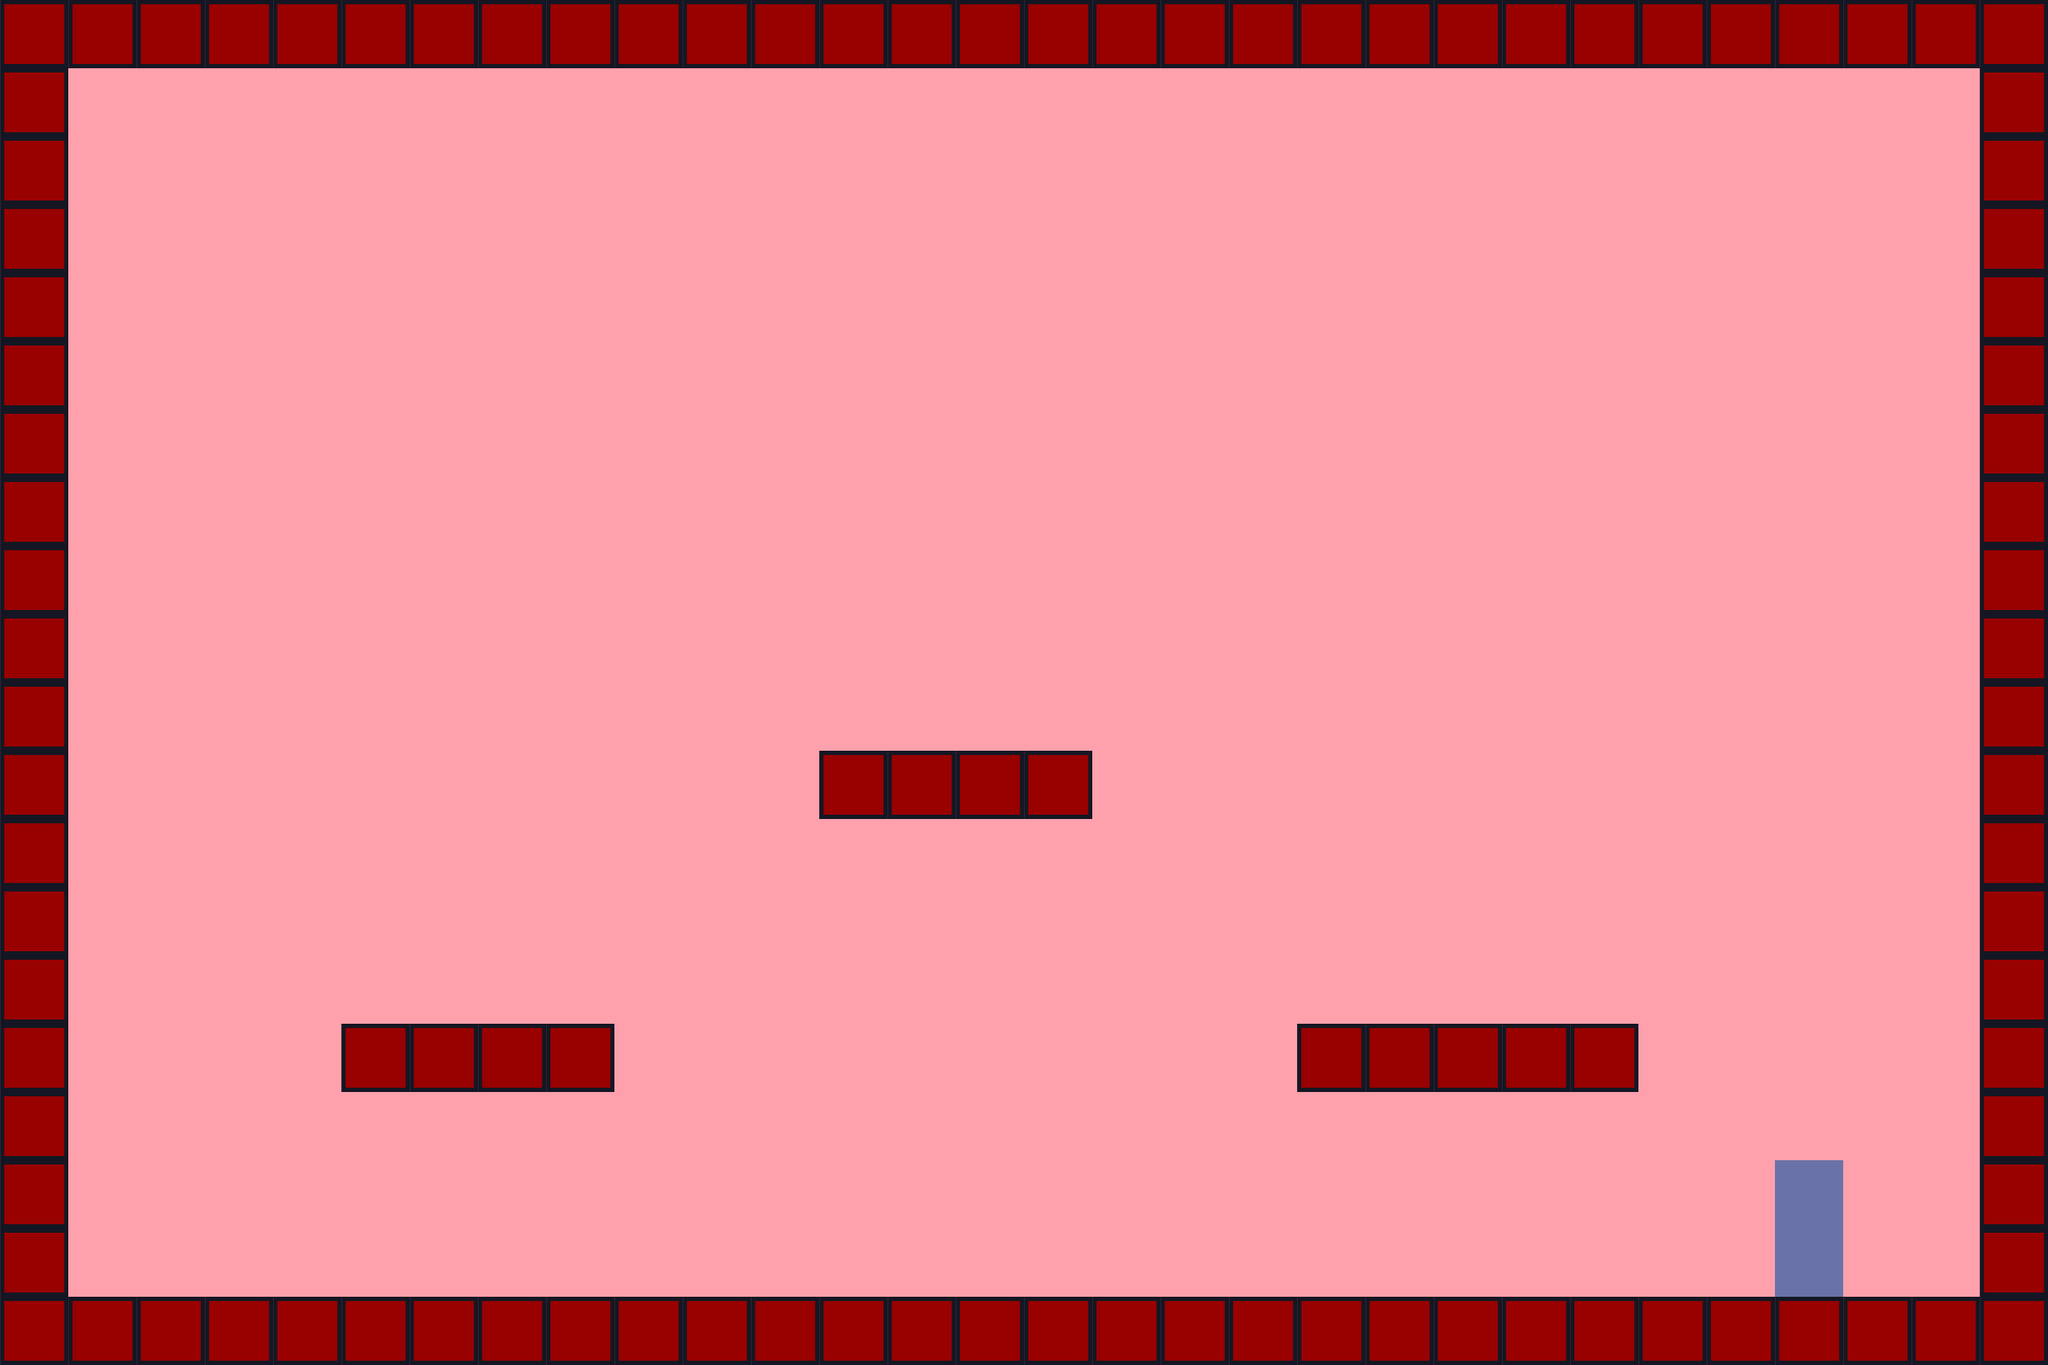

Tiled map render using the project's own tile images. Description and the whole map definition, tile-layer contents included, below:
An orthogonal 30x20 tile map with 80x80 px tiles, 3 tile layers (ground, enemy, bg), 1 hidden layer not drawn, 2 tilesets and 1 object.

<map version="1.0" tiledversion="1.1.6" orientation="orthogonal" renderorder="right-down" width="30" height="20" tilewidth="80" tileheight="80" infinite="0" backgroundcolor="#fea1ac" nextobjectid="6">
 <tileset firstgid="1" source="tilesheet.tsx" />
 <tileset firstgid="313" source="tacobell.tsx" />
 <layer name="ground" width="30" height="20">
  <data encoding="csv">
25,25,25,25,25,25,25,25,25,25,25,25,25,25,25,25,25,25,25,25,25,25,25,25,25,25,25,25,25,25,
25,0,0,0,0,0,0,0,0,0,0,0,0,0,0,0,0,0,0,0,0,0,0,0,0,0,0,0,0,25,
25,0,0,0,0,0,0,0,0,0,0,0,0,0,0,0,0,0,0,0,0,0,0,0,0,0,0,0,0,25,
25,0,0,0,0,0,0,0,0,0,0,0,0,0,0,0,0,0,0,0,0,0,0,0,0,0,0,0,0,25,
25,0,0,0,0,0,0,0,0,0,0,0,0,0,0,0,0,0,0,0,0,0,0,0,0,0,0,0,0,25,
25,0,0,0,0,0,0,0,0,0,0,0,0,0,0,0,0,0,0,0,0,0,0,0,0,0,0,0,0,25,
25,0,0,0,0,0,0,0,0,0,0,0,0,0,0,0,0,0,0,0,0,0,0,0,0,0,0,0,0,25,
25,0,0,0,0,0,0,0,0,0,0,0,0,0,0,0,0,0,0,0,0,0,0,0,0,0,0,0,0,25,
25,0,0,0,0,0,0,0,0,0,0,0,0,0,0,0,0,0,0,0,0,0,0,0,0,0,0,0,0,25,
25,0,0,0,0,0,0,0,0,0,0,0,0,0,0,0,0,0,0,0,0,0,0,0,0,0,0,0,0,25,
25,0,0,0,0,0,0,0,0,0,0,0,0,0,0,0,0,0,0,0,0,0,0,0,0,0,0,0,0,25,
25,0,0,0,0,0,0,0,0,0,0,0,25,25,25,25,0,0,0,0,0,0,0,0,0,0,0,0,0,25,
25,0,0,0,0,0,0,0,0,0,0,0,0,0,0,0,0,0,0,0,0,0,0,0,0,0,0,0,0,25,
25,0,0,0,0,0,0,0,0,0,0,0,0,0,0,0,0,0,0,0,0,0,0,0,0,0,0,0,0,25,
25,0,0,0,0,0,0,0,0,0,0,0,0,0,0,0,0,0,0,0,0,0,0,0,0,0,0,0,0,25,
25,0,0,0,0,25,25,25,25,0,0,0,0,0,0,0,0,0,0,25,25,25,25,25,0,0,0,0,0,25,
25,0,0,0,0,0,0,0,0,0,0,0,0,0,0,0,0,0,0,0,0,0,0,0,0,0,0,0,0,25,
25,0,0,0,0,0,0,0,0,0,0,0,0,0,0,0,0,0,0,0,0,0,0,0,0,0,0,0,0,25,
25,0,0,0,0,0,0,0,0,0,0,0,0,0,0,0,0,0,0,0,0,0,0,0,0,0,0,0,0,25,
25,25,25,25,25,25,25,25,25,25,25,25,25,25,25,25,25,25,25,25,25,25,25,25,25,25,25,25,25,25
</data>
 </layer>
 <layer name="items" width="30" height="20" visible="0">
  <data encoding="csv">
0,0,0,0,0,0,0,0,0,0,0,0,0,0,0,0,0,0,0,0,0,0,0,0,0,0,0,0,0,0,
0,0,0,0,0,0,0,0,0,0,0,0,0,0,0,0,0,0,0,0,0,0,0,0,0,0,0,0,0,0,
0,0,0,0,0,0,0,0,0,0,0,0,0,0,0,0,0,0,0,0,0,0,0,0,0,0,0,0,0,0,
0,0,0,0,0,0,0,0,0,0,0,0,0,0,0,0,0,0,0,0,0,0,0,0,0,0,0,0,0,0,
0,0,0,0,0,0,0,0,0,0,0,0,0,0,0,0,0,0,0,0,0,0,0,0,0,0,0,0,0,0,
0,0,0,0,0,0,0,0,0,0,0,0,0,0,0,0,0,0,0,0,0,0,0,0,0,0,0,0,0,0,
0,0,0,0,28,28,28,28,28,28,0,0,0,0,0,0,0,0,0,0,0,28,28,28,28,28,28,0,0,0,
0,0,0,0,28,28,28,28,28,28,0,0,0,0,0,0,0,0,0,0,0,28,28,28,28,28,28,0,0,0,
0,0,0,0,28,28,28,28,28,28,0,0,0,0,0,0,0,0,0,0,0,28,28,28,28,28,28,0,0,0,
0,0,0,0,28,28,28,28,28,28,0,0,0,0,0,0,0,0,0,0,0,28,28,28,28,28,28,0,0,0,
0,0,0,0,28,28,28,28,28,28,0,0,0,0,0,0,0,0,0,0,0,28,28,28,28,28,28,0,0,0,
0,0,0,0,28,28,28,28,28,28,0,0,0,0,0,0,0,0,0,0,0,0,0,0,0,0,0,0,0,0,
0,0,0,0,28,28,28,28,28,28,0,0,0,0,0,0,0,0,0,0,0,0,0,0,0,0,0,0,0,0,
0,0,0,0,0,0,0,0,0,0,0,0,0,0,0,0,0,0,0,0,0,0,0,0,0,0,0,0,0,0,
0,0,0,0,0,0,0,0,0,0,0,0,0,0,0,0,0,0,0,0,0,0,0,0,0,0,0,0,0,0,
0,0,0,0,0,0,0,0,0,0,0,0,0,0,0,0,0,0,0,0,0,0,0,0,0,0,0,0,0,0,
0,0,0,0,0,0,0,0,0,0,0,0,0,0,0,0,0,0,0,0,0,0,0,0,0,0,0,0,0,0,
0,0,0,0,0,0,0,0,0,0,0,0,0,0,0,0,0,0,0,0,0,0,0,0,0,0,0,0,0,0,
0,0,0,0,0,0,0,0,0,0,0,0,0,0,0,0,0,0,0,0,0,0,0,0,0,0,0,0,0,0,
0,0,0,0,0,0,0,0,0,0,0,0,0,0,0,0,0,0,0,0,0,0,0,0,0,0,0,0,0,0
</data>
 </layer>
 <layer name="enemy" width="30" height="20">
  <data encoding="csv">
0,0,0,0,0,0,0,0,0,0,0,0,0,0,0,0,0,0,0,0,0,0,0,0,0,0,0,0,0,0,
0,0,0,0,0,0,0,0,0,0,0,0,0,0,0,0,0,0,0,0,0,0,0,0,0,0,0,0,0,0,
0,0,0,0,0,0,0,0,0,0,0,0,0,0,0,0,0,0,0,0,0,0,0,0,0,0,0,0,0,0,
0,0,0,0,0,0,0,0,0,0,0,0,0,0,0,0,0,0,0,0,0,0,0,0,0,0,0,0,0,0,
0,0,0,0,0,0,0,0,0,0,0,0,0,0,0,0,0,0,0,0,0,0,0,0,0,0,0,0,0,0,
0,0,0,0,0,0,0,0,0,0,0,0,0,0,0,0,0,0,0,0,0,0,0,0,0,0,0,0,0,0,
0,0,0,0,0,0,0,0,0,0,0,0,0,0,0,0,0,0,0,0,0,0,0,0,0,0,0,0,0,0,
0,0,0,0,0,0,0,0,0,0,0,0,0,0,0,0,0,0,0,0,0,0,0,0,0,0,0,0,0,0,
0,0,0,0,0,0,0,0,0,0,0,0,0,0,0,0,0,0,0,0,0,0,0,0,0,0,0,0,0,0,
0,0,0,0,0,0,0,0,0,0,0,0,0,0,0,0,0,0,0,0,0,0,0,0,0,0,0,0,0,0,
0,0,0,0,0,0,0,0,0,0,0,0,0,0,0,0,0,0,0,0,0,0,0,0,0,0,0,0,0,0,
0,0,0,0,0,0,0,0,0,0,0,0,0,0,0,0,0,0,0,0,0,0,0,0,0,0,0,0,0,0,
0,0,0,0,0,0,0,0,0,0,0,0,0,0,0,0,0,0,0,0,0,0,0,0,0,0,0,0,0,0,
0,0,0,0,0,0,0,0,0,0,0,0,0,0,0,0,0,0,0,0,0,0,0,0,0,0,0,0,0,0,
0,0,0,0,0,0,0,0,0,0,0,0,0,0,0,0,0,0,0,0,0,0,0,0,0,0,0,0,0,0,
0,0,0,0,0,0,0,0,0,0,0,0,0,0,0,0,0,0,0,0,0,0,0,0,0,0,0,0,0,0,
0,0,0,0,0,0,0,0,0,0,0,0,0,0,0,0,0,0,0,0,0,0,0,0,0,0,0,0,0,0,
0,0,0,0,0,0,0,0,0,0,0,0,0,0,0,0,0,0,0,0,0,0,0,0,0,0,0,0,0,0,
0,0,0,0,0,0,0,0,0,0,0,0,0,0,0,0,0,0,0,0,0,0,0,0,0,0,0,0,0,0,
0,0,0,0,0,0,0,0,0,0,0,0,0,0,0,0,0,0,0,0,0,0,0,0,0,0,0,0,0,0
</data>
 </layer>
 <layer name="bg" width="30" height="20">
  <data encoding="csv">
0,0,0,0,0,0,0,0,0,0,0,0,0,0,0,0,0,0,0,0,0,0,0,0,0,0,0,0,0,0,
0,0,0,0,0,0,0,0,0,0,0,0,0,0,0,0,0,0,0,0,0,0,0,0,0,0,0,0,0,0,
0,0,0,0,0,0,0,0,0,0,0,0,0,0,0,0,0,0,0,0,0,0,0,0,0,0,0,0,0,0,
0,0,0,0,0,0,0,0,0,0,0,0,0,0,0,0,0,0,0,0,0,0,0,0,0,0,0,0,0,0,
0,0,0,0,0,0,0,0,0,0,0,0,0,0,0,0,0,0,0,0,0,0,0,0,0,0,0,0,0,0,
0,0,0,0,0,0,0,0,0,0,0,0,0,0,0,0,0,0,0,0,0,0,0,0,0,0,0,0,0,0,
0,0,0,0,0,0,0,0,0,0,0,0,0,0,0,0,0,0,0,0,0,0,0,0,0,0,0,0,0,0,
0,0,0,0,0,0,0,0,0,0,0,0,0,0,0,0,0,0,0,0,0,0,0,0,0,0,0,0,0,0,
0,0,0,0,0,0,0,0,0,0,0,0,0,0,0,0,0,0,0,0,0,0,0,0,0,0,0,0,0,0,
0,0,0,0,0,0,0,0,0,0,0,0,0,0,0,0,0,0,0,0,0,0,0,0,0,0,0,0,0,0,
0,0,0,0,0,0,0,0,0,0,0,0,0,0,0,0,0,0,0,0,0,0,0,0,0,0,0,0,0,0,
0,0,0,0,0,0,0,0,0,0,0,0,0,0,0,0,0,0,0,0,0,0,0,0,0,0,0,0,0,0,
0,0,0,0,0,0,0,0,0,0,0,0,0,0,0,0,0,0,0,0,0,0,0,0,0,0,0,0,0,0,
0,0,0,0,0,0,0,0,0,0,0,0,0,0,0,0,0,0,0,0,0,0,0,0,0,0,0,0,0,0,
0,0,0,0,0,0,0,0,0,0,0,0,0,0,0,0,0,0,0,0,0,0,0,0,0,0,0,0,0,0,
0,0,0,0,0,0,0,0,0,0,0,0,0,0,0,0,0,0,0,0,0,0,0,0,0,0,0,0,0,0,
0,0,0,0,0,0,0,0,0,0,0,0,0,0,0,0,0,0,0,0,0,0,0,0,0,0,0,0,0,0,
0,0,0,0,0,0,0,0,0,0,0,0,0,0,0,0,0,0,0,0,0,0,0,0,0,0,1,0,0,0,
0,0,0,0,0,0,0,0,0,0,0,0,0,0,0,0,0,0,0,0,0,0,0,0,0,0,1,0,0,0,
0,0,0,0,0,0,0,0,0,0,0,0,0,0,0,0,0,0,0,0,0,0,0,0,0,0,0,0,0,0
</data>
 </layer>
 <objectgroup name="enemies" />
 <objectgroup name="doors">
  <object id="5" x="2080" y="1440" width="80" height="80">
   <properties>
    <property name="link" value="test" />
    <property name="linkX" type="int" value="9440" />
    <property name="linkY" type="int" value="1280" />
   </properties>
  </object>
 </objectgroup>
</map>